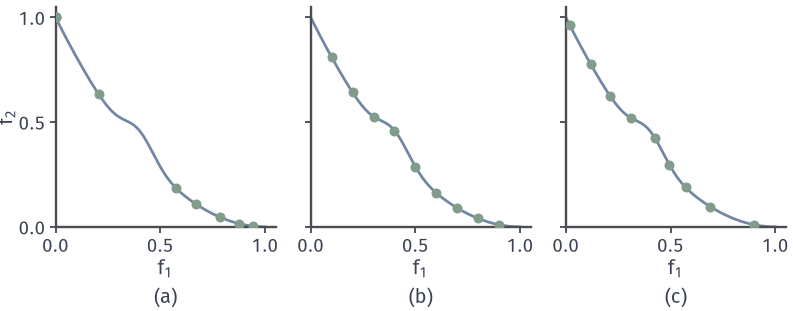

Source code (Python):
from pathlib import Path
import sys
sys.path.insert(0, str(Path(__file__).resolve().parents[1]/"moo-common"))
from moo_fig import *
HERE = Path(__file__).resolve().parent
# Nine uniformly spaced parameter values for three scalarizations on the dented front (dense grid search).
u = np.linspace(0, 1, 20001); v = bump(u); z = np.array([-.1, -.1])
pts = {}
W = np.linspace(.1, .9, 9)
pts['w'] = [(u[i], v[i]) for i in (int(np.argmin(w*u+(1-w)*v)) for w in W)]
T = np.linspace(.1, .9, 9)
pts['t'] = [(t, float(bump(t))) for t in T]
pts['c'] = [(u[i], v[i]) for i in (int(np.argmin(np.maximum(w*(u-z[0]), (1-w)*(v-z[1])))) for w in W)]
fig, axes = figure(width_mm=112, height_mm=44, ncols=3)
panels(fig, .07, .99, .985, .26, .16)
for ax, k in zip(axes, 'wtc'):
    setup(ax, (0, 1.05), (0, 1.05), [0, .5, 1], [0, .5, 1], yl='$f_2$' if k == 'w' else '', equal=True)
    if k != 'w': ax.set_yticklabels([])
    ax.plot(u, v, color=BLUE, lw=1.1, zorder=2); P = np.array(pts[k]); ax.plot(P[:, 0], P[:, 1], 'o', color=GREEN, ms=4, mew=0, zorder=4)
tags(fig, axes)
save(fig, HERE, 'figure', {k: [list(map(float, p)) for p in pts[k]] for k in pts}); print(np.round(pts['w'], 3).tolist())
